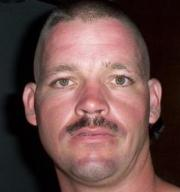
%> input picture A5/images/nonsmilingFN.jpg, 180 x 192 px
$ octave main5.m   (GNU Octave 9; MATLAB toolbox functions it lacks are replaced by stand-ins)
%> lines starting %> are read from the running program, lines starting %| are printed output that depends on the picture
clear all, close all, clc
%AUTHOR: Antti Yli-Kujala
%STUDENT NUMBER: e123107


%% Using your code from assignment 3, retrain the NN (using dropout) and
% for each class (smiling/non-smiling) find a correctly and incorrectly
% classified test image. Save your trained network in the file mdl5.mat and
% the four test images you have picked. Put the saved files in the same
% folder of this script.

% Had NN already saved from assignment 3. See A3 main3.m net2 for code.


%% Load the trained network and read images
load('mdl5.mat');
inputSize = [64, 64];
nonsmilingFN = imresize(imread('./images/nonsmilingFN.jpg'), inputSize);
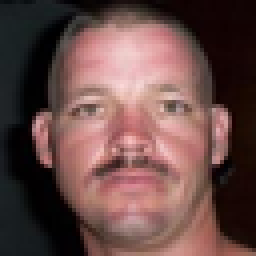
%> nonsmilingFN: size 64x64x3 uint8 (shown 4 times larger); mean R, G, B 104.3, 74.6, 71.7
nonsmilingTP = imresize(imread('./images/nonsmilingTP.jpg'), inputSize);
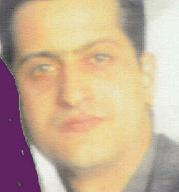
%> input picture A5/images/nonsmilingTP.jpg, 179 x 192 px
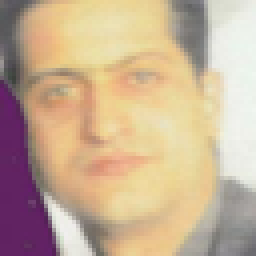
%> nonsmilingTP: size 64x64x3 uint8 (shown 4 times larger); mean R, G, B 199.8, 175.2, 148.4
smilingFN = imresize(imread('./images/smilingFN.jpg'), inputSize);
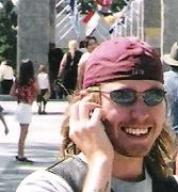
%> input picture A5/images/smilingFN.jpg, 178 x 192 px
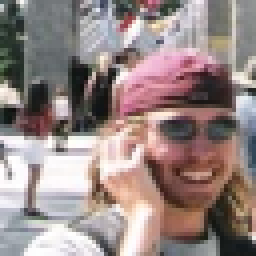
%> smilingFN: size 64x64x3 uint8 (shown 4 times larger); mean R, G, B 150.7, 135, 132.8
smilingTP = imresize(imread('./images/smilingTP.jpg'), inputSize);
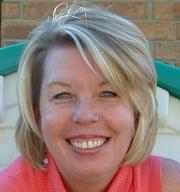
%> input picture A5/images/smilingTP.jpg, 180 x 192 px
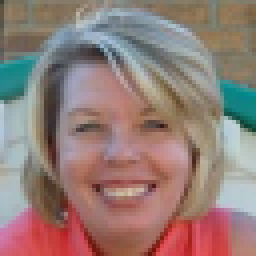
%> smilingTP: size 64x64x3 uint8 (shown 4 times larger); mean R, G, B 147.6, 124.7, 119.1

%% For each image, plot the heat map using LIME and GRAD-CAM, you can use
% the following code skeleton as help

figure(1)
sgtitle('LIME')
subplot(221)
% heat map 1
%> (the run ends here)
